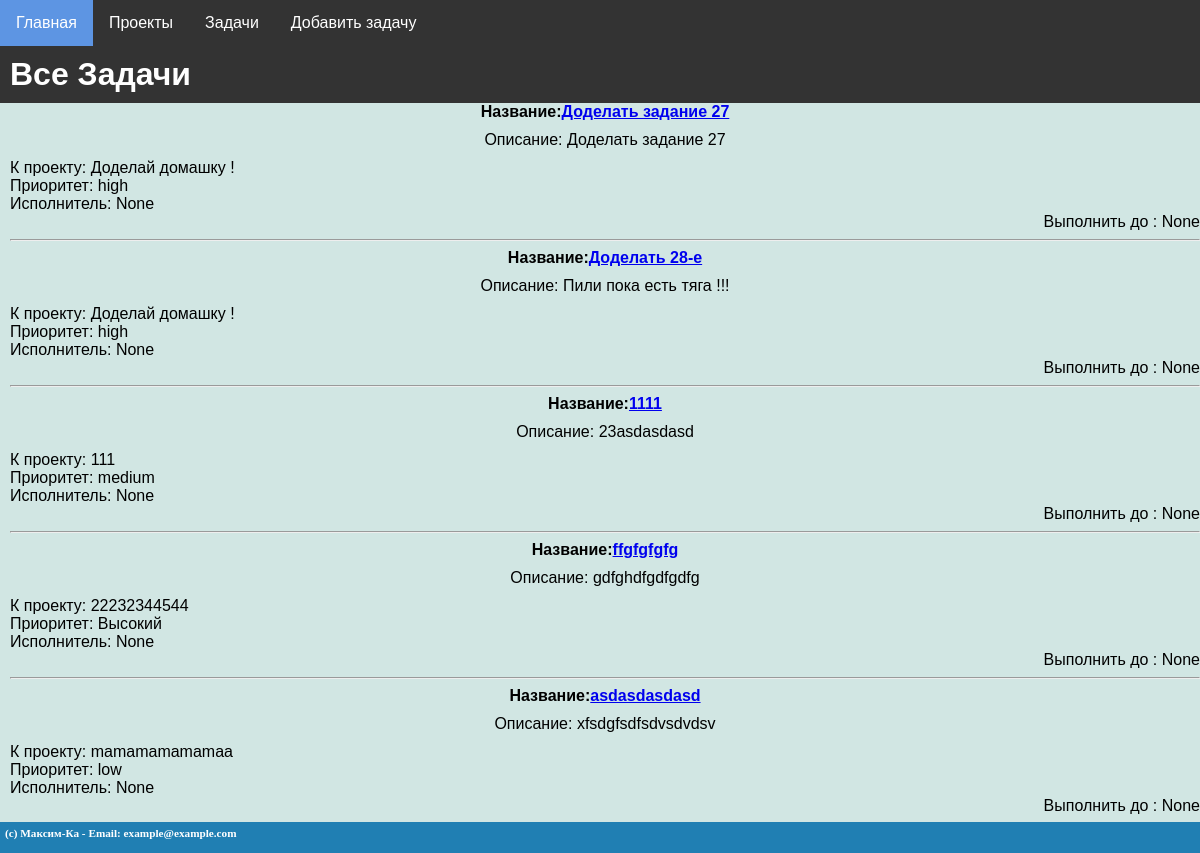
The page /tasks/ on the database as committed earlier.
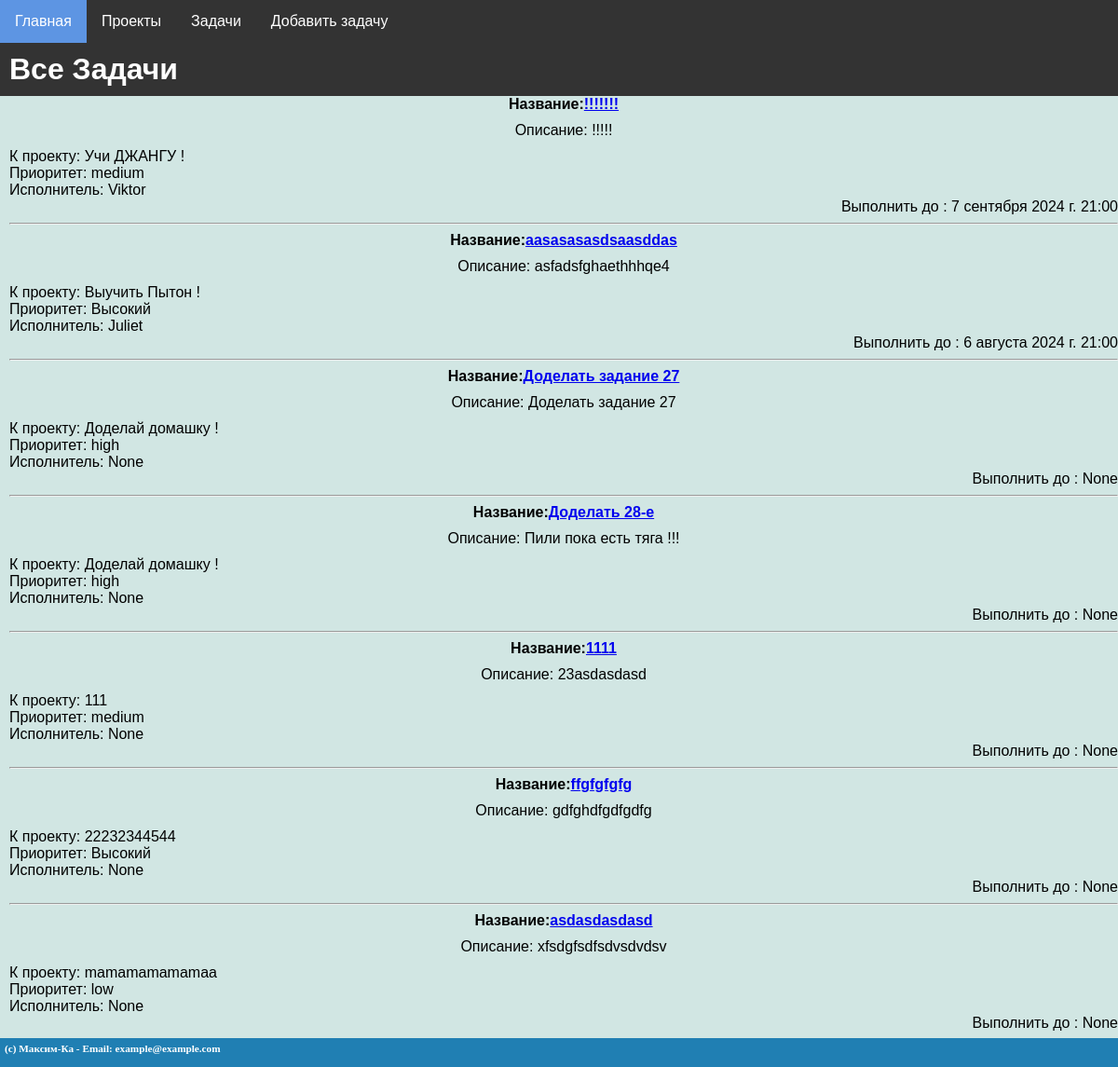
The same page on the database as committed later.
### mainsite/models.py (models this page shows, shortened)
class Tasks(models.Model):
    STATUS_CHOICES = [
        ('Ожидает', 'Ожидает'),
        ('В процесс', 'В процессе'),
        ('Готово', 'Готово'),
    ]
    PRIORITY_CHOICES = [
        ('Низкий', 'Низкий'),
        ('Средний', 'Средний'),
        ('Высокий', 'Высокий'),
    ]
    task_proj = models.ForeignKey(Project, to_field='proj_name', on_delete=models.CASCADE, related_name='tasks', verbose_name="Проект")
    implementer = models.ForeignKey(Users, to_field='username',null = True ,on_delete=models.CASCADE, related_name='user', verbose_name="Пользователь" )
    task_name = models.CharField(max_length=255, verbose_name="Задача")
    task_desc = models.TextField(blank=True, verbose_name="Описание задачи")
    task_end = models.DateField(null = True, verbose_name="Выполнить до")
    status = models.CharField(max_length=20, choices=STATUS_CHOICES, default='pending', verbose_name="Статус задачи")
    priority = models.CharField(max_length=20, choices=PRIORITY_CHOICES, default='medium', verbose_name="Приоритет задачи")
    class Meta:
        verbose_name = "Задачи"
        verbose_name_plural = "Задачи"
        ordering = ["-task_end"]

class Project(models.Model):
    proj_name = models.CharField(max_length=255, unique=True, verbose_name="Название проекта")
    proj_desc = models.TextField(blank=True, verbose_name="Описание проекта")
    proj_create = models.DateTimeField(auto_now_add=True, verbose_name="Дата создания проекта")
    class Meta:
        verbose_name = "Проект"
        verbose_name_plural = "Проект"
        ordering = ["proj_create"]
    def __str__(self):
      return self.proj_name

class Users(models.Model):
    username = models.CharField(max_length=255,unique=True, verbose_name="Имя Пользователя")
    email = models.EmailField(max_length = 255, verbose_name="Электронная почта")
    password = models.CharField(max_length=255, verbose_name="Пароль")
    date_joined = models.DateTimeField(auto_now_add=True)
    class Meta:
        verbose_name = "Пользователь"
        verbose_name_plural = "Пользователь"
        ordering = ["-date_joined"]
    def __str__(self):
      return self.username

### mainsite/views.py (the view)
# urls.py: path("tasks/", tasks, name='tasks'),
def tasks(request):
    menu = [{'title':'Главная','url':'/'},
            {'title':'Проекты','url':'/proj'},
            {'title':'Задачи','url':'/tasks'},
            {'title':'Добавить задачу','url':'/add_task'}]
    tasks = Tasks.objects.all()
    context = {
        'title': 'Все задачи',
        'menu': menu,
        'tasks': tasks,
        'footer' : "(c) Максим-Ка - Email: example@example.com",
        'header' : "Все Задачи"
        }
    return render(request, 'project_K/tasks.html',context)

### mainsite/templates/project_K/tasks.html
{% extends 'project_K/base.html' %} {% block content %} {%for a in tasks %}
<b>Название:<a href="/viewtask/{{a.id}}">{{ a.task_name }}</a></b>
<p>Описание: {{ a.task_desc }}</p>
<div align="left">К проекту: {{ a.task_proj }}</div>
<div align="left">Приоритет: {{ a.priority }}</div>
<div align="left">Исполнитель: {{ a.implementer }}</div>
<div align="right">Выполнить до : {{ a.task_end }}</div>
<hr />
{% endfor %} {% endblock %}

Rows that differ between the two databases and show on the page:
added Tasks: task_name "!!!!!!!", task_desc "!!!!!", task_proj "Учи ДЖАНГУ !", priority "medium", implementer "Viktor", task_end "7 сентября 2024 г. 21:00"
added Tasks: task_name "aasasasasdsaasddas", task_desc "asfadsfghaethhhqe4", task_proj "Выучить Пытон !", priority "Высокий", implementer "Juliet", task_end "6 августа 2024 г. 21:00"
